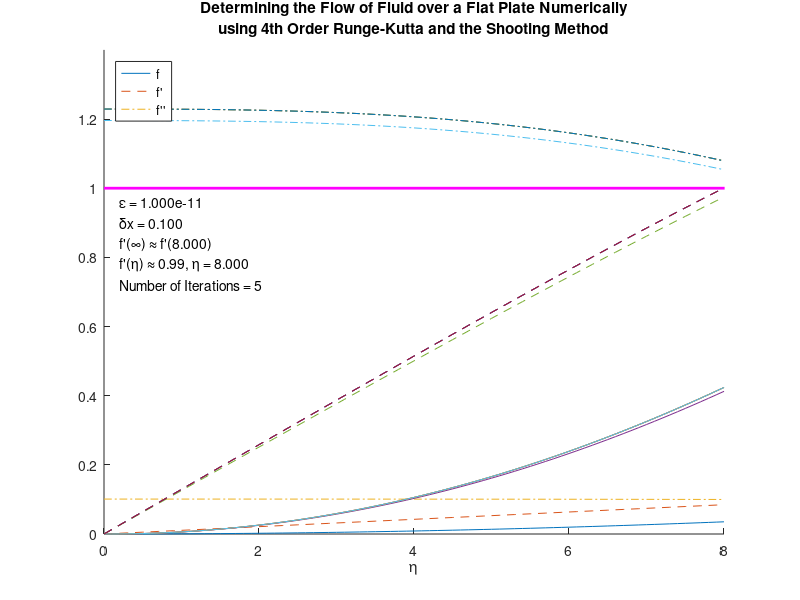

MATLAB code for this plot:
clear all;
close all;
clc;

tic         % start clock

h = .1;           % R-K step size
inf = 8;      % given value for approximating infinity
x = 0:h:inf;         % calculate x values
eps = 0.00000000001;      % epsilon, given
e1 = 0;             % initialize error
e2 = 0;             % initialize error
ds = 0.001;          % Newton-Raphson step size

y1 = zeros(1,length(x));     % initialize y1
y2 = zeros(1,length(x));     % initialize y2
y3 = zeros(1,length(x));     % initialize y3

y1(1) = 0;                  % given
y2(1) = 0;                  % given
y2(length(x)) = 1;          % given

s = 0.1;                   % initial guess for y3(1)

k = 0;                      % variable to count number of iterations required to satisfy epsilon


for j = 1:100        % If too many iterations, stop and change initial guess
    
    k = k + 1;              % count number of iterations performed
    y3(1) = s;              % set initial guess
    
    for i=1:(length(x)-1)
    
        % Solve for Runge-Kutta Constants and calculate
        k1_y1 = y2(i) * h;
        k1_y2 = y3(i) * h;
        k1_y3 = -y1(i) * y3(i) * h;
    
        k2_y1 = (y2(i) + k1_y1 / 2) * h;
        k2_y2 = (y3(i) + k1_y2 / 2) * h;
        k2_y3 = -(y1(i) + k1_y1 / 2) * (y3(i) + k1_y3 / 2) * h;
    
        k3_y1 = (y2(i) + k2_y1 / 2) * h;
        k3_y2 = (y3(i) + k2_y2 / 2) * h;
        k3_y3 = -(y1(i) + k2_y1/2) * (y3(i) + k2_y3 / 2) * h;
    
        k4_y1 = (y2(i) + k3_y1) * h;
        k4_y2 = (y3(i) + k3_y2) * h;
        k4_y3 = -(y1(i) + k3_y1) * (y3(i) + k3_y3) * h;
    
        y1(i+1) = y1(i) + (1/6) * (k1_y1 + 2*k2_y1 + 2*k3_y1 + k4_y1) * h;
        y2(i+1) = y2(i) + (1/6) * (k1_y2 + 2*k2_y2 + 2*k3_y2 + k4_y2) * h;
        y3(i+1) = y3(i) + (1/6) * (k1_y3 + 2*k2_y3 + 2*k3_y3 + k4_y3) * h;
    end
    
    e1 = y2(length(x));     % store final value of first y2
    y3(1) = s + ds;     % add Newton-Raphson step to initial guess and recompute

    for i=1:(length(x)-1)   

        % Solve for Runge-Kutta Constants and calculate again
        k1_y1 = y2(i) * h;
        k1_y2 = y3(i) * h;
        k1_y3 = -y1(i) * y3(i) * h;
    
        k2_y1 = (y2(i) + k1_y1 / 2) * h;
        k2_y2 = (y3(i) + k1_y2 / 2) * h;
        k2_y3 = -(y1(i) + k1_y1 / 2) * (y3(i) + k1_y3 / 2) * h;
    
        k3_y1 = (y2(i) + k2_y1 / 2) * h;
        k3_y2 = (y3(i) + k2_y2 / 2) * h;
        k3_y3 = -(y1(i) + k2_y1/2) * (y3(i) + k2_y3 / 2) * h;
    
        k4_y1 = (y2(i) + k3_y1) * h;
        k4_y2 = (y3(i) + k3_y2) * h;
        k4_y3 = -(y1(i) + k3_y1) * (y3(i) + k3_y3) * h;
    
        y1(i+1) = y1(i) + (1/6) * (k1_y1 + 2*k2_y1 + 2*k3_y1 + k4_y1) * h;
        y2(i+1) = y2(i) + (1/6) * (k1_y2 + 2*k2_y2 + 2*k3_y2 + k4_y2) * h;
        y3(i+1) = y3(i) + (1/6) * (k1_y3 + 2*k2_y3 + 2*k3_y3 + k4_y3) * h;
    end

    e2 = y2(length(x));     % store final value of second y2
    
    s = s - (e1-1)/((e2-e1)/ds);    % recompute the initial guess using Newton-Raphson method
    error = abs(e1-1);  
    
    % Plot current values for y1, y2, and y3
    hold on
    plot(x,y1,'-',x,y2,'--',x,y3,'-.')
    hold off
    
    if error < eps      % check if with pre-determined tolerance
        fprintf('Number of Iterations = %d \nFinal Error = %4.15f \n\n',k,error);
        
        % add title, line, and labels
        title({'Determining the Flow of Fluid over a Flat Plate Numerically', 'using 4th Order Runge-Kutta and the Shooting Method'})
        xlabel('\eta')
        line('XData', [0 200], 'YData', [1 1], 'LineStyle', '-', 'LineWidth', 2, 'Color','m')
        axis([0 inf 0 1.4]);
        legend('f','f''','f''''','Location','northwest');
        text(0.2,.96,['\epsilon = ' num2str(eps,'%4.3e')]);
        text(0.2,.90,['\deltax = ' num2str(h,'%4.3f')]);
        text(0.2,.84,['f''(\infty) \approx f''(' num2str(inf,'%4.3f') ')'])
        [t_delta,t_ind] = min(abs(y2-0.99));        % Find index of number closest to 0.99
        neareta = t_ind * h;
        text(0.2,.78,['f''(\eta) \approx 0.99, \eta = ' num2str(neareta,'%4.3f')])
        text(0.2,.72,['Number of Iterations = ' num2str(k)]);
        break 
    end
end

if j > 100
    fprintf('Too many iterations required, adjust initial guess and try again\n\n');
end

toc